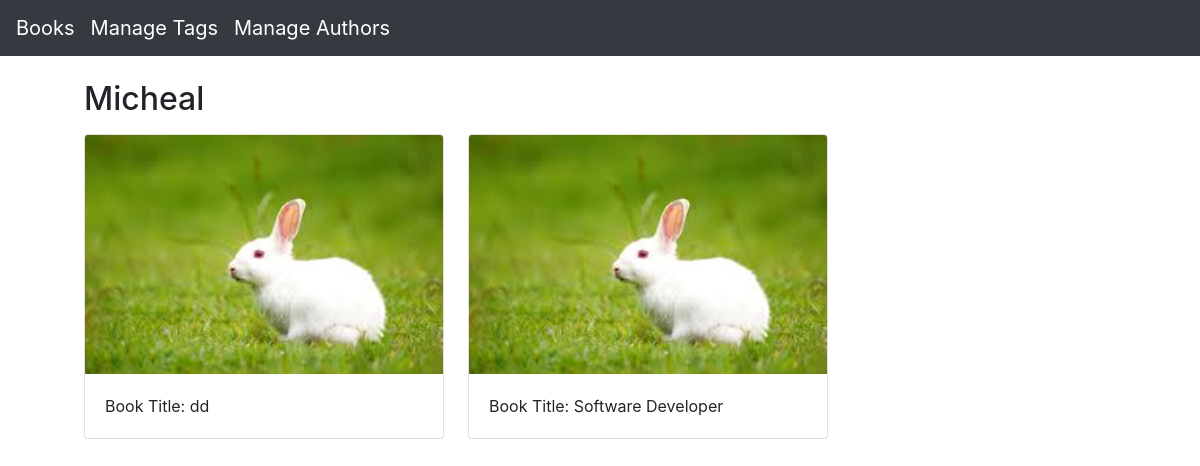
Page /authorsBooks/index.php?id=11 on the committed database.
### tables this page shows
CREATE TABLE `books` (
    `id` int(11) NOT NULL,
    `title` varchar(256) NOT NULL,
    `author_id` int(11) DEFAULT NULL,
    `book_image` varchar(255) NOT NULL
  );

CREATE TABLE `authors` (
    `id` int(11) NOT NULL,
    `author` varchar(256) NOT NULL
  );

### config/database.php (called while the page is built)
<?php
return [
    'mysql'     => [
        'name'      => 'mysql',
        'host'      => 'localhost',
        'username'  => 'hani',
        'password'  => 'Hani.123!@#',
        'dbname'    => 'Test'
    ]
];

### config/connection.php (called while the page is built, shortened)
<?php
class Connection
{
    private $info;
    public function __construct()
    {
        $this->info = require "../config/database.php";
        $this->instance = $this->getConnection();
        return $this->instance;
    }
    public function getConnection()
    {
        $dsn = $this->info['mysql']['name'] . ':' . 'dbname=' . $this->info['mysql']['dbname'] . ';' . 'host=' . $this->info['mysql']['host'];
        try {
            $connection = new PDO($dsn, $this->info['mysql']['username'], $this->info['mysql']['password']);
            return $connection;
        } catch (PDOException $e) {
            echo "Connection Failed: " . $e->getMessage();
        }
    }
}

### db/BaseModel.php (called while the page is built, shortened)
<?php
require "../config/connection.php";
class BaseModel
{
    public function __construct()
    {
        $connection = new Connection();
        $this->conn = $connection->instance;
    }
}

### models/AuthorBook.php (called while the page is built, shortened)
<?php
require_once("../db/BaseModel.php");
class AuthorBook extends BaseModel
{
    function fetchAuthorBooks($id)
    {
        $query = "SELECT
        books.id,
        books.author_id,
        books.title,
        books.book_image,
        authors.author author
    FROM
        books
    JOIN
        authors
    ON
    authors.id = books.author_id
    WHERE
        books.author_id = ?";
        $stmt = $this->conn->prepare($query);
        $stmt->bindParam(1, $id);
        $stmt->execute();
        $result = $stmt->fetchAll(PDO::FETCH_OBJ);
        return $result;
    }
}

### authorsBooks/index.php (the view, shortened to what this page needs)
<?php
require_once '../models/AuthorBook.php';
$id = isset($_GET['id']) ? $_GET['id'] : die('ERROR: missing ID.');
$authorBook = new AuthorBook();
$result = $authorBook->fetchAuthorBooks($id);
?>
<div class="container">
    <div class="row">
        <div class="col-4 ml-4">
            <h2>
                <?php
                foreach ($result as $row) :  ?>
                    <?= $row->author;
                        break; ?>
                <?php endforeach; ?></p>
            </h2>
        </div>
    </div>
</div>
<div class="container">
    <div class="row no-gutters">
        <?php
        foreach ($result as $row) :  ?>
            <div class="card col-4 ml-4">
                <?= '<img class="card-img-top" src="/PHP-OOP-CRUD/static/' . $row->book_image . '" alt="no_image";"> </img>'; ?>
                <div class="card-body">
                    <p class="card-text">Book Title: <?= $row->title; ?></p>
                </div>
            </div>
        <?php endforeach; ?>
    </div>
</div>

### rows in the picture
books: author.author "Micheal", book_image (picture), title "dd"
books: book_image (picture), title "Software Developer"
